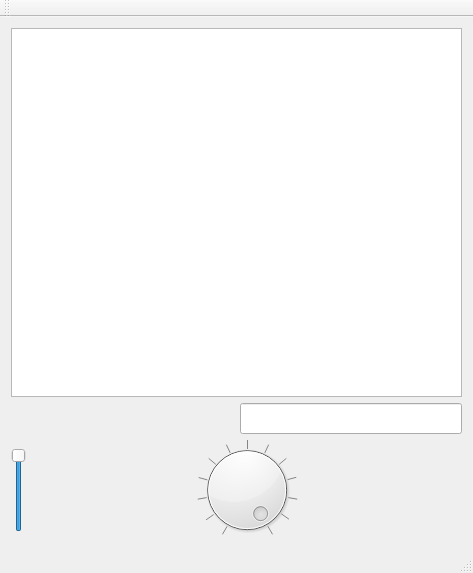
<?xml version="1.0" encoding="UTF-8"?>
<ui version="4.0">
 <class>MainWindow</class>
 <widget class="QMainWindow" name="MainWindow">
  <property name="geometry">
   <rect>
    <x>0</x>
    <y>0</y>
    <width>473</width>
    <height>573</height>
   </rect>
  </property>
  <property name="windowTitle">
   <string>MainWindow</string>
  </property>
  <widget class="QWidget" name="centralWidget">
   <layout class="QGridLayout" name="gridLayout">
    <item row="0" column="0">
     <widget class="QPlainTextEdit" name="plainTextEdit">
      <property name="font">
       <font>
        <pointsize>10</pointsize>
       </font>
      </property>
      <property name="readOnly">
       <bool>true</bool>
      </property>
     </widget>
    </item>
    <item row="2" column="0">
     <layout class="QHBoxLayout" name="horizontalLayout">
      <property name="bottomMargin">
       <number>0</number>
      </property>
      <item>
       <widget class="QLabel" name="label">
        <property name="sizePolicy">
         <sizepolicy hsizetype="Expanding" vsizetype="Preferred">
          <horstretch>0</horstretch>
          <verstretch>0</verstretch>
         </sizepolicy>
        </property>
        <property name="font">
         <font>
          <pointsize>14</pointsize>
         </font>
        </property>
        <property name="autoFillBackground">
         <bool>true</bool>
        </property>
        <property name="text">
         <string/>
        </property>
       </widget>
      </item>
      <item>
       <widget class="QLineEdit" name="lineEdit">
        <property name="font">
         <font>
          <pointsize>14</pointsize>
         </font>
        </property>
       </widget>
      </item>
     </layout>
    </item>
    <item row="4" column="0">
     <layout class="QHBoxLayout" name="horizontalLayout_2">
      <property name="bottomMargin">
       <number>0</number>
      </property>
      <item>
       <widget class="QSlider" name="verticalSlider">
        <property name="enabled">
         <bool>true</bool>
        </property>
        <property name="sizePolicy">
         <sizepolicy hsizetype="Fixed" vsizetype="Fixed">
          <horstretch>100</horstretch>
          <verstretch>0</verstretch>
         </sizepolicy>
        </property>
        <property name="maximum">
         <number>120</number>
        </property>
        <property name="value">
         <number>120</number>
        </property>
        <property name="orientation">
         <enum>Qt::Vertical</enum>
        </property>
       </widget>
      </item>
      <item>
       <widget class="QDial" name="dial">
        <property name="autoFillBackground">
         <bool>false</bool>
        </property>
        <property name="maximum">
         <number>120</number>
        </property>
        <property name="value">
         <number>120</number>
        </property>
        <property name="orientation">
         <enum>Qt::Horizontal</enum>
        </property>
        <property name="invertedAppearance">
         <bool>false</bool>
        </property>
        <property name="invertedControls">
         <bool>false</bool>
        </property>
        <property name="wrapping">
         <bool>false</bool>
        </property>
        <property name="notchTarget">
         <double>10.000000000000000</double>
        </property>
        <property name="notchesVisible">
         <bool>true</bool>
        </property>
       </widget>
      </item>
     </layout>
    </item>
   </layout>
  </widget>
  <widget class="QMenuBar" name="menuBar">
   <property name="geometry">
    <rect>
     <x>0</x>
     <y>0</y>
     <width>473</width>
     <height>21</height>
    </rect>
   </property>
  </widget>
  <widget class="QToolBar" name="mainToolBar">
   <attribute name="toolBarArea">
    <enum>TopToolBarArea</enum>
   </attribute>
   <attribute name="toolBarBreak">
    <bool>false</bool>
   </attribute>
  </widget>
  <widget class="QStatusBar" name="statusBar"/>
 </widget>
 <layoutdefault spacing="6" margin="11"/>
 <resources/>
 <connections/>
</ui>
